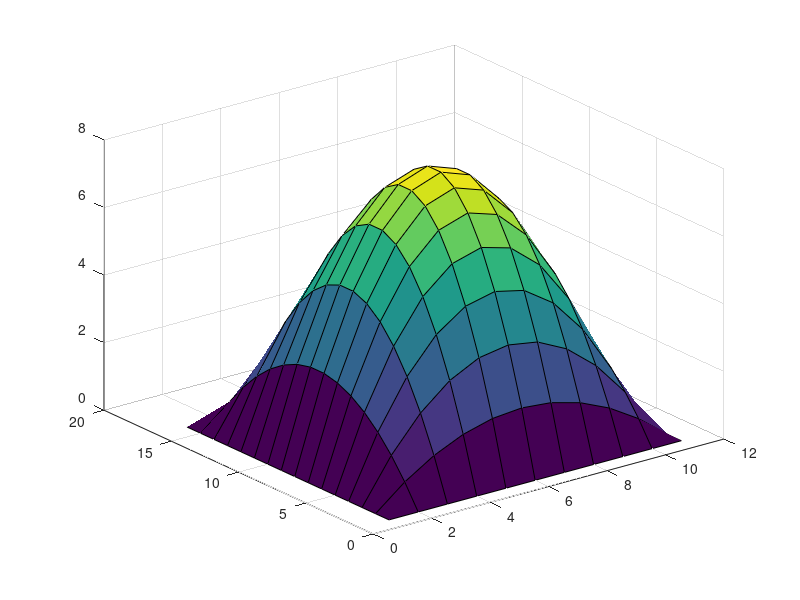

MATLAB code for this plot: (Note: this script raises an error after producing the figure.)
clc; close all; clear

% VARIABLES
L = 2;
H = 3;

u_e = @(x, y, t) x.*(L-x).*y.*(H-y).*(1+1/2.*t);

c = 6;
g = @(x, y, t) 0.5 .* u_e(x, y, t);
s = @(x, y, t) 2.*c^2 .* (1 + 0.5.*t) .* (y .* (H-y) + x .* (L-x)); 

lambda = 0.4; % constant courant number
lambda2 = lambda^2;

delta = 0.2;

animated_plot = 0;

grid_size = 1; % physical size of grid
t_f = 5; % end time of sim

n = round(grid_size/delta); % calculating spatial grid points to maintain constant courant number

dt = lambda*delta/c;
t_n = t_f/dt;

% ANALYTICAL SOLUTION

x = linspace(0,L,L/delta+1);
y = linspace(0,H,H/delta+1);
t = linspace(0,t_f,t_n);

[X,Y] = meshgrid(x, y);

u_initial = u_e(X, Y, 0);
results_analytical = zeros(length(y), length(x), length(t));
for i = 1:t_n
    results_analytical(:,:,i) = u_e(X, Y, t(i));
    surf(results_analytical(:,:,i));
end


% loop to find solutions, use if statements for boundary conditions
u_c = u_initial;
results_numerical = zeros(length(y), length(x), length(t));
for k = 1:t_n
    u_n = zeros(length(y), length(x));
    for i = 1:length(x)     
        for j = 1:length(y)
            if i == 1 || j == 1 || i == length(x) || j == length(y) %% enforcing boundary conditions
                u_n(j,i) = 0;
            else
                if k == 1 % implementing special case for first time step, using ghost node to implement V.N. B.C.
                    u_n(j,i) = 2*(1-2*lambda2)*u_c(j,i) + lambda2*(u_c(j+1,i) + u_c(j-1,i) + u_c(j,i+1) + u_c(j,i-1)) - (u_c(j,i)-2.*g(x(i), y(j), t(k))*dt) + dt^2 * s(x(i), y(j), t(k));
                else
                    u_n(j,i) = 2*(1-2*lambda2)*u_c(j,i) + lambda2*(u_c(j+1,i) + u_c(j-1,i) + u_c(j,i+1) + u_c(j,i-1)) - u_p(j,i) + dt^2 * s(x(i), y(j), t(k));
                end
            end         
        end
    end
    u_p = u_c;
    u_c = u_n;
    results_numerical(:,:,k) = u_n;
end

if animated_plot
filename = 'manufactured solutions.gif';
gif(filename)
for time = 1:t_n
    subplot(1,2,1)
    surf(X, Y, results_numerical(:,:,time));
    axis([0 L 0 H]);
    title('numerical solution')
    subplot(1,2,2)
    surf(X, Y, results_analytical(:,:,time));
    axis([0 L 0 H]);
    title('analytical solution')
    if time == 1
        gif(filename);
    else
        gif('DelayTime', 1/60)
    end
end
end

figure()
epsilon_array = zeros(1, length(t));
for time = 1:length(t)
    tosum = (results_numerical(:,:,time) - results_analytical(:,:,time)).^2;
    sum2 = sum(tosum, 'all');
    eps = sqrt(delta^2.*sum2);
    epsilon_array(time) = eps;
end

plot(t, epsilon_array)
xlabel('Time elapsed [s]')
ylabel('Error (epsilon) [m]')
title('Error against elapsed time')

